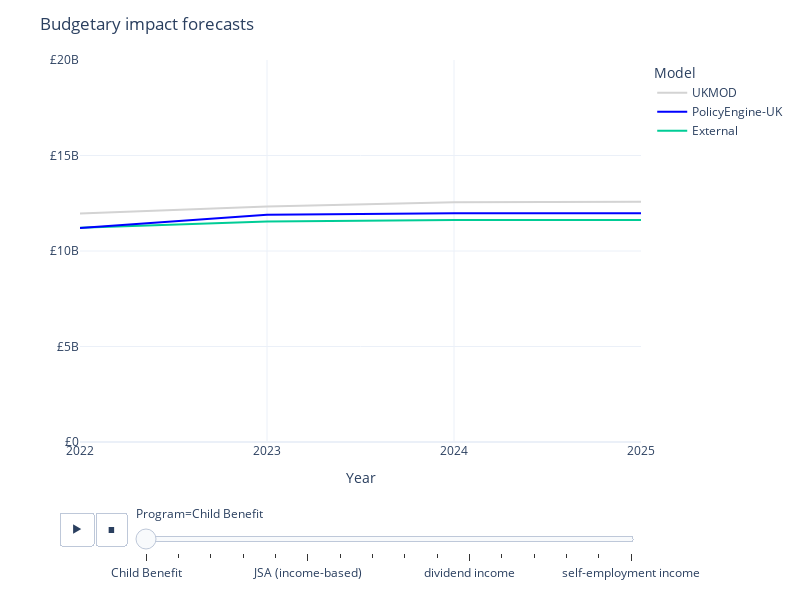

The code cell stored with this chart in its notebook:
### Markdown cell above
### Forecast comparison

### Code cell
def table_to_model_comparison(table):
    df = table.reset_index()
    df.columns = ["Model", "Year"] + list(table.columns)
    return (
        pd.melt(df, id_vars=["Year", "Model"])
        .pivot(index=["Year", "variable"], columns="Model", values="value")
        .reset_index()
        .rename(columns=dict(variable="Program"))
    )


def tables_to_model_comparisons(tables):
    dfs = []
    for key, table in tables.items():
        df = table_to_model_comparison(table)
        df = df.rename(
            columns={
                column: f"{column} {key}"
                if key != "" and column not in ("Year", "Model", "Program")
                else column
                for column in df.columns
            }
        )
        dfs.append(df)
    df = pd.concat(dfs, axis=1)
    df = df.loc[:, ~df.columns.duplicated()]
    return df


def model_forecast_chart(table, title=None, currency=True):
    hovertemplate = ""
    df = table_to_model_comparison(table)
    fig = (
        px.line(
            df,
            animation_frame="Program",
            x="Year",
            y=[EXTERNAL, policyengine_uk, UKMOD],
            color_discrete_map={
                policyengine_uk: "blue",
                UKMOD: "lightgrey",
            },
        )
        .update_layout(
            width=800,
            height=600,
            yaxis_tickprefix="£" if currency else "",
            title=title,
            template="plotly_white",
            legend_title="Model",
            yaxis_title="",
            yaxis_range=(0, 20e9) if currency else (0, 10e6),
            legend_traceorder="reversed",
            xaxis_tickvals=list(range(2022, 2026)),
        )
        .update_traces(hovertemplate=hovertemplate)
    )
    for frame in fig.frames:
        for data in frame.data:
            data.hovertemplate = hovertemplate
    return fig


model_forecast_chart(
    model_validation_table(budgetary_impact, divisor=1, decimals=1),
    title="Budgetary impact forecasts",
)

### Figure 1 — Plotly figure (JSON) as saved in the notebook; plotly's stock layout.template omitted (floating-point values rounded to 4 significant figures)
{"data": [{"hovertemplate": "", "legendgroup": "External", "line": {"color": "#00cc96", "dash": "solid"}, "marker": {"symbol": "circle"}, "mode": "lines", "name": "External", "orientation": "h", "showlegend": true, "type": "scatter", "x": [2022, 2023, 2024, 2025], "xaxis": "x", "y": [11213000000, 11546000000, 11626000000, 11627000000], "yaxis": "y"}, {"hovertemplate": "", "legendgroup": "PolicyEngine-UK", "line": {"color": "blue", "dash": "solid"}, "marker": {"symbol": "circle"}, "mode": "lines", "name": "PolicyEngine-UK", "orientation": "h", "showlegend": true, "type": "scatter", "x": [2022, 2023, 2024, 2025], "xaxis": "x", "y": [11210000000.0, 11900000000.0, 11980000000.0, 11980000000.0], "yaxis": "y"}, {"hovertemplate": "", "legendgroup": "UKMOD", "line": {"color": "lightgrey", "dash": "solid"}, "marker": {"symbol": "circle"}, "mode": "lines", "name": "UKMOD", "orientation": "h", "showlegend": true, "type": "scatter", "x": [2022, 2023, 2024, 2025], "xaxis": "x", "y": [11963000000, 12331000000, 12547000000, 12579000000], "yaxis": "y"}], "layout": {"height": 600, "legend": {"title": {"text": "Model"}, "tracegroupgap": 0, "traceorder": "reversed"}, "margin": {"t": 60}, "sliders": [{"active": 0, "currentvalue": {"prefix": "Program="}, "len": 0.9, "pad": {"b": 10, "t": 60}, "steps": [{"args": [["Child Benefit"], {"frame": {"duration": 0, "redraw": false}, "fromcurrent": true, "mode": "immediate", "transition": {"duration": 0, "easing": "linear"}}], "label": "Child Benefit", "method": "animate"}, {"args": [["Child Tax Credit"], {"frame": {"duration": 0, "redraw": false}, "fromcurrent": true, "mode": "immediate", "transition": {"duration": 0, "easing": "linear"}}], "label": "Child Tax Credit", "method": "animate"}, {"args": [["Housing Benefit"], {"frame": {"duration": 0, "redraw": false}, "fromcurrent": true, "mode": "immediate", "transition": {"duration": 0, "easing": "linear"}}], "label": "Housing Benefit", "method": "animate"}, {"args": [["Income Support"], {"frame": {"duration": 0, "redraw": false}, "fromcurrent": true, "mode": "immediate", "transition": {"duration": 0, "easing": "linear"}}], "label": "Income Support", "method": "animate"}, {"args": [["Income Tax"], {"frame": {"duration": 0, "redraw": false}, "fromcurrent": true, "mode": "immediate", "transition": {"duration": 0, "easing": "linear"}}], "label": "Income Tax", "method": "animate"}, {"args": [["JSA (income-based)"], {"frame": {"duration": 0, "redraw": false}, "fromcurrent": true, "mode": "immediate", "transition": {"duration": 0, "easing": "linear"}}], "label": "JSA (income-based)", "method": "animate"}, {"args": [["National Insurance (total)"], {"frame": {"duration": 0, "redraw": false}, "fromcurrent": true, "mode": "immediate", "transition": {"duration": 0, "easing": "linear"}}], "label": "National Insurance (total)", "method": "animate"}, {"args": [["Pension Credit"], {"frame": {"duration": 0, "redraw": false}, "fromcurrent": true, "mode": "immediate", "transition": {"duration": 0, "easing": "linear"}}], "label": "Pension Credit", "method": "animate"}, {"args": [["Universal Credit"], {"frame": {"duration": 0, "redraw": false}, "fromcurrent": true, "mode": "immediate", "transition": {"duration": 0, "easing": "linear"}}], "label": "Universal Credit", "method": "animate"}, {"args": [["Working Tax Credit"], {"frame": {"duration": 0, "redraw": false}, "fromcurrent": true, "mode": "immediate", "transition": {"duration": 0, "easing": "linear"}}], "label": "Working Tax Credit", "method": "animate"}, {"args": [["dividend income"], {"frame": {"duration": 0, "redraw": false}, "fromcurrent": true, "mode": "immediate", "transition": {"duration": 0, "easing": "linear"}}], "label": "dividend income", "method": "animate"}, {"args": [["employment income"], {"frame": {"duration": 0, "redraw": false}, "fromcurrent": true, "mode": "immediate", "transition": {"duration": 0, "easing": "linear"}}], "label": "employment income", "method": "animate"}, {"args": [["pension income"], {"frame": {"duration": 0, "redraw": false}, "fromcurrent": true, "mode": "immediate", "transition": {"duration": 0, "easing": "linear"}}], "label": "pension income", "method": "animate"}, {"args": [["rental income"], {"frame": {"duration": 0, "redraw": false}, "fromcurrent": true, "mode": "immediate", "transition": {"duration": 0, "easing": "linear"}}], "label": "rental income", "method": "animate"}, {"args": [["savings interest income"], {"frame": {"duration": 0, "redraw": false}, "fromcurrent": true, "mode": "immediate", "transition": {"duration": 0, "easing": "linear"}}], "label": "savings interest income", "method": "animate"}, {"args": [["self-employment income"], {"frame": {"duration": 0, "redraw": false}, "fromcurrent": true, "mode": "immediate", "transition": {"duration": 0, "easing": "linear"}}], "label": "self-employment income", "method": "animate"}], "x": 0.1, "xanchor": "left", "y": 0, "yanchor": "top"}], "title": {"text": "Budgetary impact forecasts"}, "updatemenus": [{"buttons": [{"args": [null, {"frame": {"duration": 500, "redraw": false}, "fromcurrent": true, "mode": "immediate", "transition": {"duration": 500, "easing": "linear"}}], "label": "&#9654;", "method": "animate"}, {"args": [[null], {"frame": {"duration": 0, "redraw": false}, "fromcurrent": true, "mode": "immediate", "transition": {"duration": 0, "easing": "linear"}}], "label": "&#9724;", "method": "animate"}], "direction": "left", "pad": {"r": 10, "t": 70}, "showactive": false, "type": "buttons", "x": 0.1, "xanchor": "right", "y": 0, "yanchor": "top"}], "width": 800, "xaxis": {"anchor": "y", "domain": [0, 1], "tickvals": [2022, 2023, 2024, 2025], "title": {"text": "Year"}}, "yaxis": {"anchor": "x", "domain": [0, 1], "range": [0, 20000000000], "tickprefix": "£", "title": {"text": ""}}}}
